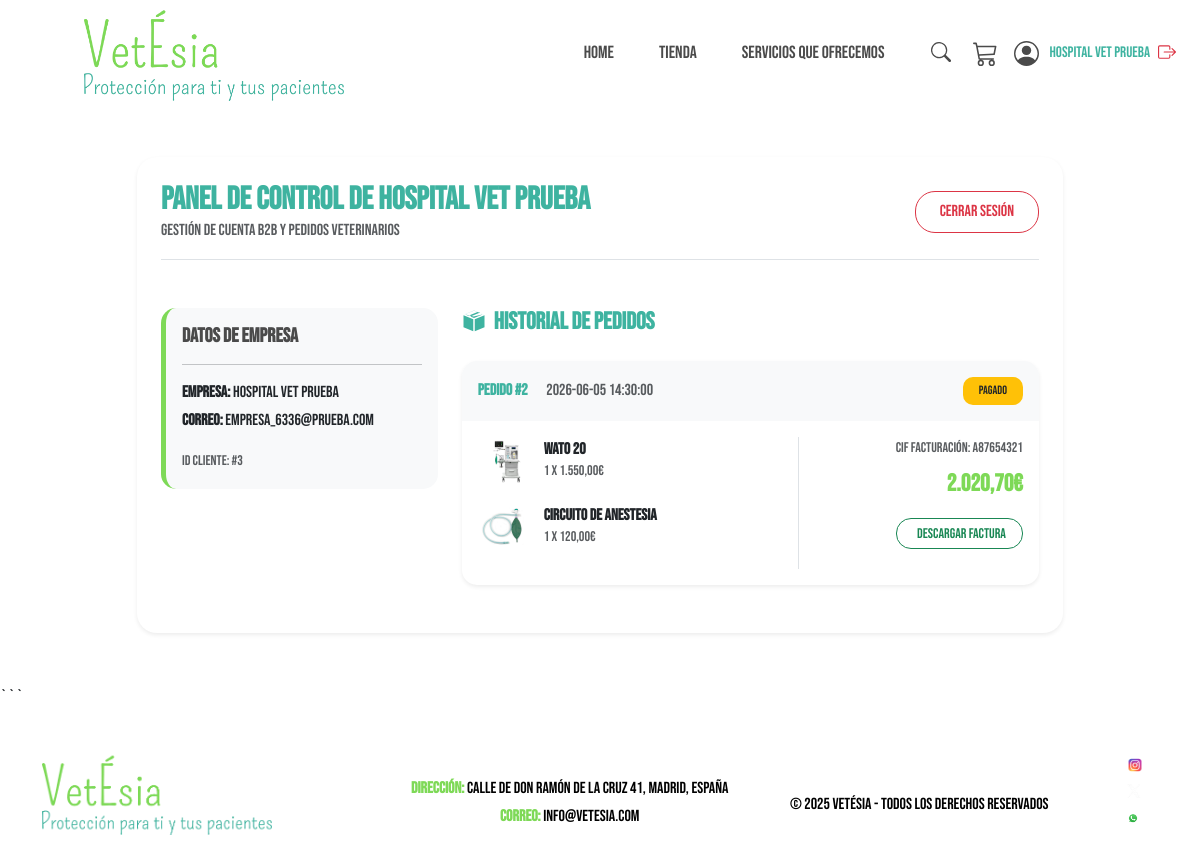
Page /cuenta.html (signed in) on the committed database.
### tables this page shows
CREATE TABLE pedidos (
            id INTEGER PRIMARY KEY AUTOINCREMENT,
            usuario_id INTEGER,
            empresa TEXT NOT NULL,
            email TEXT NOT NULL,
            cif TEXT NOT NULL,
            contacto TEXT NOT NULL,
            telefono TEXT NOT NULL,
            zona TEXT NOT NULL,
            municipio TEXT NOT NULL,
            direccion TEXT NOT NULL,
            codigo_postal TEXT NOT NULL,
            titular_cuenta TEXT NOT NULL,
            iban TEXT NOT NULL,
            banco TEXT NOT NULL,
            subtotal REAL NOT NULL,
            iva REAL NOT NULL,
            total REAL NOT NULL,
            estado TEXT DEFAULT 'pendiente',
            fecha TIMESTAMP DEFAULT CURRENT_TIMESTAMP,
            FOREIGN KEY (usuario_id) REFERENCES usuarios (id)
        );

CREATE TABLE detalles_pedido (
            id INTEGER PRIMARY KEY AUTOINCREMENT,
            pedido_id INTEGER NOT NULL,
            producto_id INTEGER NOT NULL,
            cantidad INTEGER NOT NULL,
            precio_unitario REAL NOT NULL,
            FOREIGN KEY (pedido_id) REFERENCES pedidos (id) ON DELETE CASCADE,
            FOREIGN KEY (producto_id) REFERENCES productos (id)
        );

CREATE TABLE productos (
            id INTEGER PRIMARY KEY AUTOINCREMENT,
            slug TEXT NOT NULL UNIQUE,
            nombre TEXT NOT NULL,
            categoria TEXT NOT NULL,
            precio REAL NOT NULL,
            descripcion TEXT NOT NULL,
            especificaciones_json TEXT,
            imagen_url TEXT NOT NULL,
            stock INTEGER DEFAULT 20,
            stock_minimo INTEGER DEFAULT 5,
            activo INTEGER DEFAULT 1
        );

### app.py (the view, shortened to what this page needs)
@app.route('/cuenta.html', methods=['GET', 'POST'])
def cuenta():
    if 'user_id' in session:
        conn = get_db_connection()
        pedidos_db = conn.execute(
            'SELECT * FROM pedidos WHERE usuario_id = ? ORDER BY fecha DESC',
            (session['user_id'],)
        ).fetchall()
        pedidos = []
        for p in pedidos_db:
            items = conn.execute('''
                SELECT dp.*, prod.nombre, prod.imagen_url
                FROM detalles_pedido dp
                JOIN productos prod ON dp.producto_id = prod.id
                WHERE dp.pedido_id = ?
            ''', (p['id'],)).fetchall()
            pedidos.append({
                'id': p['id'],
                'cif': p['cif'],
                'fecha': p['fecha'],
                'total': p['total'],
                'estado': p['estado'],
                'articulos': items
            })
        conn.close()
        return render_template('cuenta.html', pedidos=pedidos)
    return render_template('cuenta.html')

### app.py (called while the page is built)
def get_db_connection():
    db_path = os.path.join(os.path.dirname(__file__), 'database.db')
    conn = sqlite3.connect(db_path)
    conn.row_factory = sqlite3.Row
    return conn

@app.context_processor
def inject_global_data():
    cart = session.get('cart', {})
    cart_count = sum(cart.values())
    logged_in = 'user_id' in session
    user_name = session.get('user_name', '')
    def get_image_url(url):
        if not url:
            return '/static/fotos/logo.webp'
        if '://' in url or url.startswith('/') or url.startswith('data:'):
            return url
        return f'/static/fotos/{url}'
    return dict(cart_count=cart_count, logged_in=logged_in, user_name=user_name, get_image_url=get_image_url)

### templates/cuenta.html (shortened to what this page needs)
<!DOCTYPE html>
<html lang="es">
<head>
    <link href="https://cdn.jsdelivr.net/npm/bootstrap@5.3.3/dist/css/bootstrap.min.css" rel="stylesheet">
    <link rel="stylesheet" href="/static/css/vetesia.css">
</head>
<body>
    <div class="container-1 d-flex justify-content-between align-items-center px-4">
        <a href="/"><img src="/static/fotos/logo.webp" alt="Logo Editor de Ropa" class="logo-1"></a>
        <div class="d-flex align-items-center">
            <ul class="nav mb-0 me-4">
                <li class="nav-item">
                    <a href="/" class="nav-link">Home</a>
                </li>
                <li class="nav-item">
                    <a href="/tienda.html" class="nav-link">Tienda</a>
                </li>
                <li class="nav-item">
                    <a href="/servicios.html" class="nav-link">Servicios que ofrecemos</a>
                </li>
            </ul>
            <div class="header-icons d-flex align-items-center">
                <div class="search-box">
                    <button class="search-btn" onclick="event.preventDefault(); this.previousElementSibling.focus();">
                    </button>
                </div>
                <a href="/carrito.html" class="icon-link ms-3 position-relative" title="Carrito de Compras">
                </a>
                <a href="/cuenta.html" class="icon-link ms-3 d-flex align-items-center text-decoration-none" title="{% if logged_in %}Sesión iniciada como {{ user_name }}{% else %}Mi Cuenta{% endif %}" style="color: inherit;">
                    {% if logged_in %}
                    <span class="ms-1 d-none d-lg-inline" style="font-size: 0.95rem; color: #3eb3a0; font-weight: 500; max-width: 120px; overflow: hidden; text-overflow: ellipsis; white-space: nowrap;">
                        {{ user_name }}
                    </span>
                    <a href="/logout" class="ms-2 text-danger" title="Cerrar Sesión">
                    </a>
                    {% endif %}
                </a>
            </div>
        </div>
    </div>
    <div class="container" style="min-height: 60vh; margin-top: 50px; margin-bottom: 50px;">
        {% if logged_in %}
        <div class="row justify-content-center">
            <div class="col-md-10">
                <div class="card shadow-sm border-0 p-4" style="border-radius: 20px;">
                    <div class="d-flex justify-content-between align-items-center border-bottom pb-3 mb-4">
                        <div>
                            <h2 style="color: #3eb3a0; font-weight: 700;" class="mb-0">Panel de Control de {{ user_name }}</h2>
                            <p class="text-muted mb-0">Gestión de cuenta B2B y pedidos veterinarios</p>
                        </div>
                        <a href="/logout" class="btn btn-outline-danger px-4 py-2" style="border-radius: 20px;">Cerrar Sesión</a>
                    </div>
                    {% if session.get('user_email') == 'admin@vetesia.com' %}
                    <div class="row mt-4 justify-content-center py-4">
                        <div class="col-md-8 text-center">
                            <div class="p-5 bg-light shadow-sm" style="border-radius: 20px; border-top: 5px solid #3eb3a0;">
                                <i class="bi bi-shield-lock-fill text-success" style="font-size: 5rem;"></i>
                                <h3 class="fw-bold mt-3" style="color: #4a4a4a;">Acceso de Administrador Autorizado</h3>
                                <p class="text-muted fs-5">Tienes permisos totales para gestionar clientes, monitorizar pedidos y exportar reportes oficiales.</p>
                                <hr class="my-4">
                                <a href="/admin.html" class="btn btn-success px-5 py-3 fs-5" style="border-radius: 30px; font-weight: 600;">
                                    <i class="bi bi-speedometer2 me-2"></i>Ir al Panel de Administración
                                </a>
                            </div>
                        </div>
                    </div>
                    {% else %}
                    <div class="row mt-4">
                        <div class="col-lg-4 mb-4">
                            <div class="p-3 bg-light" style="border-radius: 15px; border-left: 5px solid #7ed957;">
                                <h5 class="fw-bold" style="color: #4a4a4a;">Datos de Empresa</h5>
                                <hr>
                                <p class="mb-1"><strong>Empresa:</strong> {{ user_name }}</p>
                                <p class="mb-3"><strong>Correo:</strong> {{ session.get('user_email', '') }}</p>
                                <small class="text-muted">ID Cliente: #{{ session.get('user_id', '') }}</small>
                            </div>
                        </div>
                        <div class="col-lg-8">
                            <h4 class="fw-bold mb-4" style="color: #3eb3a0;">Historial de Pedidos</h4>
                            {% if not pedidos %}
                            <div class="text-center py-4 bg-light" style="border-radius: 15px;">
                                <p class="text-muted mb-0">Aún no has tramitado ningún pedido con nosotros.</p>
                                <a href="/tienda.html" class="btn btn-custom btn-sm mt-3 px-4">Ir a la Tienda</a>
                            </div>
                            {% else %}
                                {% for pedido in pedidos %}
                                <div class="card mb-4 border-0 shadow-sm" style="border-radius: 15px; overflow: hidden;">
                                    <div class="card-header bg-light d-flex justify-content-between align-items-center py-3 border-0">
                                        <div>
                                            <span class="fw-bold" style="color: #3eb3a0;">Pedido #{{ pedido.id }}</span>
                                            <span class="text-muted ms-3">{{ pedido.fecha }}</span>
                                        </div>
                                        <span class="badge bg-warning text-dark py-2 px-3" style="border-radius: 10px; font-weight: 500;">
                                            {{ pedido.estado | upper }}
                                        </span>
                                    </div>
                                    <div class="card-body">
                                        <div class="row">
                                            <div class="col-md-7">
                                                {% for item in pedido.articulos %}
                                                <div class="d-flex align-items-center mb-3">
                                                    <img src="/static/fotos/{{ item.imagen_url }}" alt="{{ item.nombre }}" class="me-3" style="width: 50px; height: 50px; object-fit: contain;">
                                                    <div>
                                                        <h6 class="mb-0 fw-bold">{{ item.nombre }}</h6>
                                                        <small class="text-muted">{{ item.cantidad }} x {{ "{:,.2f}".format(item.precio_unitario).replace(",", "X").replace(".", ",").replace("X", ".") }}€</small>
                                                    </div>
                                                </div>
                                                {% endfor %}
                                            </div>
                                            <div class="col-md-5 text-end border-start">
                                                <small class="text-muted d-block">CIF Facturación: {{ pedido.cif }}</small>
                                                <span class="fs-4 fw-bold mt-2 d-block" style="color: #7ed957;">{{ "{:,.2f}".format(pedido.total).replace(",", "X").replace(".", ",").replace("X", ".") }}€</span>
                                                <a href="/factura/{{ pedido.id }}.pdf" class="btn btn-outline-success btn-sm mt-3 px-3 py-1 d-inline-flex align-items-center gap-1" style="border-radius: 15px;">
                                                     Descargar Factura
                                                </a>
                                            </div>
                                        </div>
                                    </div>
                                </div>
                                {% endfor %}
                            {% endif %}
                        </div>
                    </div>
                    {% endif %}
                </div>
            </div>
        </div>
        {% endif %}
    </div>
```
    <footer class="gradient-footer text-white text-center ">
        <div class="container">
            <img src="/static/fotos/logo.webp" alt="Logo Editor de Ropa" class="logo mb-2">
            <div class="contact-info mt-3" style="color: black;">
                <p class="mb-1" style="color: black;"><strong>Dirección:</strong> Calle de Don Ramón de la Cruz 41, Madrid, España</p>
                <p class="mb-1" style="color: black;"><strong>Correo:</strong> <a href="mailto:info@vetésia.com" style="color: black; text-decoration: none;">info@vetesia.com</a></p>
            </div>
            <p class="mt-3 mb-0" style="color: black;">&copy; 2025 VetÉsia - Todos los derechos reservados</p>
            <div class="social-icons">
                <a href="https://www.instagram.com/nazth09?igsh=MWoxYXZ6N2pyczA1Ng%3D%3D&utm_source=qr" target="_blank" class="mx-2">
                    <img src="/static/fotos/Instagram.png" alt="Instagram" class="social-logo">
                </a>
                <a href="https://x.com/nathansmf?s=11&t=5QyMTIlgbGhRkPTGuh2HUg" target="_blank" class="mx-2">
                    <img src="/static/fotos/pixelcut-export.png" alt="Twitter" class="social-logo">
                </a>
                <a href="https://wa.me/691019799" target="_blank" class="whatsapp">
                    <img src="/static/fotos/Whatsapp.png" alt="WhatsApp" class="social-logo">
                </a>
            </div>
        </div>
    </footer>
</body>
</html>

### static/css/vetesia.css (style rules this page uses)
body { font-family: "Bebas Neue", serif; font-weight: 20px; text-transform: none; height: 100%; margin: 0; min-height: 100vh; }
.container-1 img { align-items: flex-start; width: 600px; }
h2 { color: #7ed957; }
.logo { max-width: 230px; height: auto; }
.logo-1 { max-width: 320px; height: auto; padding-left: 60px; padding-top: 5px; padding-bottom: 6px; }
.search-box { display: flex; align-items: center; }
.search-btn { background: none !important; border: none !important; outline: none; cursor: pointer; z-index: 2; }
.nav-icon { width: 25px !important; height: auto !important; }
.nav-icon-search { width: 20px !important; height: auto !important; }
.nav { display: flex; justify-content: flex-end; align-items: center; gap: 15px; margin-left: auto; }
.nav .nav-link { color: #4a4a4a; font-size: 1.1rem; padding: 10px 15px; border-radius: 8px; transition: all 0.3s ease; text-decoration: none; }
.cart-icon-svg, .nav-svg-icon { color: #4a4a4a; transition: color 0.3s ease; }
footer { flex: 1; font-family: "Bebas Neue", serif; font-weight: 20px; font-style: normal; color: rgb(0, 0, 0); font-size: 16px; padding: 40px 0; display: flex; justify-content: space-between; align-items: center; text-align: left; width: 100%; margin-top: auto; }
.contact-info strong { color: #7ed957; font-size: 16px; }
footer .container { display: flex; justify-content: space-between; width: 100%; align-items: center; }
.social-icons { display: flex; flex-direction: column; align-items: flex-end; margin-bottom: 10px; }
.social-logo { max-height: 20px; margin-bottom: 5px; }
.whatsapp { margin-top: 2px; margin-right: 15px; width: 20px; height: 20px; }

### rows in the picture
pedidos: id "2", fecha "2026-06-05 14:30:00", estado "PAGADO", cif "A87654321", total "2.020,70"
detalles_pedido: imagen_url (picture), nombre "Wato 20", cantidad "1", precio_unitario "1.550,00"
detalles_pedido: imagen_url (picture), nombre "Circuito de Anestesia", cantidad "1", precio_unitario "120,00"

### other values in the picture
{{ user_name }} "Hospital Vet Prueba"
{{ session.get('user_email', '') }} "empresa_6336@prueba.com"
{{ session.get('user_id', '') }} "3"
